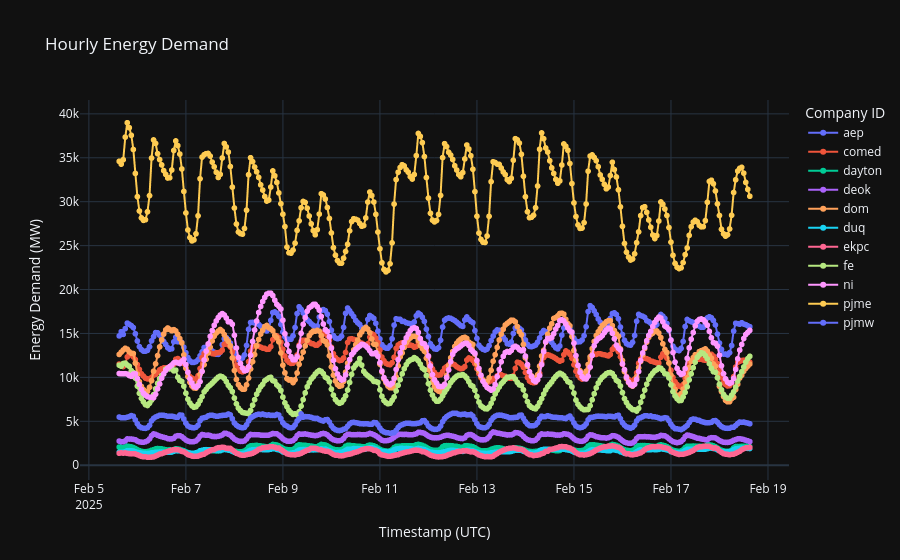

Notebook code for this chart:
### Code cell
# line plot of each company ID's hourly energy demand
fig: Figure = px.line(
    data_frame=df,
    x="timestamp_utc",
    y="energy_demand_mw",
    color="company_id",
    labels={
        "timestamp_utc": "Timestamp (UTC)",
        "energy_demand_mw": "Energy Demand (MW)",
        "company_id": "Company ID"
    },
    markers=True,
    title="Hourly Energy Demand",
    template="plotly_dark"
)
fig.show()

### Figure 1 — Plotly figure (JSON) as saved in the notebook; plotly's stock layout.template omitted (floating-point values rounded to 4 significant figures; data arrays with more than 128 entries replaced by an {"elided": "..."} marker saying what was removed)
{"data": [{"hovertemplate": "Company ID=aep<br>Timestamp (UTC)=%{x}<br>Energy Demand (MW)=%{y}<extra></extra>", "legendgroup": "aep", "line": {"color": "#636efa", "dash": "solid"}, "marker": {"symbol": "circle"}, "mode": "lines+markers", "name": "aep", "showlegend": true, "type": "scattergl", "x": {"elided": "313 str values"}, "xaxis": "x", "y": {"elided": "313 float values"}, "yaxis": "y"}, {"hovertemplate": "Company ID=comed<br>Timestamp (UTC)=%{x}<br>Energy Demand (MW)=%{y}<extra></extra>", "legendgroup": "comed", "line": {"color": "#EF553B", "dash": "solid"}, "marker": {"symbol": "circle"}, "mode": "lines+markers", "name": "comed", "showlegend": true, "type": "scattergl", "x": {"elided": "313 str values"}, "xaxis": "x", "y": {"elided": "313 float values"}, "yaxis": "y"}, {"hovertemplate": "Company ID=dayton<br>Timestamp (UTC)=%{x}<br>Energy Demand (MW)=%{y}<extra></extra>", "legendgroup": "dayton", "line": {"color": "#00cc96", "dash": "solid"}, "marker": {"symbol": "circle"}, "mode": "lines+markers", "name": "dayton", "showlegend": true, "type": "scattergl", "x": {"elided": "313 str values"}, "xaxis": "x", "y": {"elided": "313 float values"}, "yaxis": "y"}, {"hovertemplate": "Company ID=deok<br>Timestamp (UTC)=%{x}<br>Energy Demand (MW)=%{y}<extra></extra>", "legendgroup": "deok", "line": {"color": "#ab63fa", "dash": "solid"}, "marker": {"symbol": "circle"}, "mode": "lines+markers", "name": "deok", "showlegend": true, "type": "scattergl", "x": {"elided": "313 str values"}, "xaxis": "x", "y": {"elided": "313 float values"}, "yaxis": "y"}, {"hovertemplate": "Company ID=dom<br>Timestamp (UTC)=%{x}<br>Energy Demand (MW)=%{y}<extra></extra>", "legendgroup": "dom", "line": {"color": "#FFA15A", "dash": "solid"}, "marker": {"symbol": "circle"}, "mode": "lines+markers", "name": "dom", "showlegend": true, "type": "scattergl", "x": {"elided": "313 str values"}, "xaxis": "x", "y": {"elided": "313 float values"}, "yaxis": "y"}, {"hovertemplate": "Company ID=duq<br>Timestamp (UTC)=%{x}<br>Energy Demand (MW)=%{y}<extra></extra>", "legendgroup": "duq", "line": {"color": "#19d3f3", "dash": "solid"}, "marker": {"symbol": "circle"}, "mode": "lines+markers", "name": "duq", "showlegend": true, "type": "scattergl", "x": {"elided": "313 str values"}, "xaxis": "x", "y": {"elided": "313 float values"}, "yaxis": "y"}, {"hovertemplate": "Company ID=ekpc<br>Timestamp (UTC)=%{x}<br>Energy Demand (MW)=%{y}<extra></extra>", "legendgroup": "ekpc", "line": {"color": "#FF6692", "dash": "solid"}, "marker": {"symbol": "circle"}, "mode": "lines+markers", "name": "ekpc", "showlegend": true, "type": "scattergl", "x": {"elided": "313 str values"}, "xaxis": "x", "y": {"elided": "313 float values"}, "yaxis": "y"}, {"hovertemplate": "Company ID=fe<br>Timestamp (UTC)=%{x}<br>Energy Demand (MW)=%{y}<extra></extra>", "legendgroup": "fe", "line": {"color": "#B6E880", "dash": "solid"}, "marker": {"symbol": "circle"}, "mode": "lines+markers", "name": "fe", "showlegend": true, "type": "scattergl", "x": {"elided": "313 str values"}, "xaxis": "x", "y": {"elided": "313 float values"}, "yaxis": "y"}, {"hovertemplate": "Company ID=ni<br>Timestamp (UTC)=%{x}<br>Energy Demand (MW)=%{y}<extra></extra>", "legendgroup": "ni", "line": {"color": "#FF97FF", "dash": "solid"}, "marker": {"symbol": "circle"}, "mode": "lines+markers", "name": "ni", "showlegend": true, "type": "scattergl", "x": {"elided": "313 str values"}, "xaxis": "x", "y": {"elided": "313 float values"}, "yaxis": "y"}, {"hovertemplate": "Company ID=pjme<br>Timestamp (UTC)=%{x}<br>Energy Demand (MW)=%{y}<extra></extra>", "legendgroup": "pjme", "line": {"color": "#FECB52", "dash": "solid"}, "marker": {"symbol": "circle"}, "mode": "lines+markers", "name": "pjme", "showlegend": true, "type": "scattergl", "x": {"elided": "313 str values"}, "xaxis": "x", "y": {"elided": "313 float values"}, "yaxis": "y"}, {"hovertemplate": "Company ID=pjmw<br>Timestamp (UTC)=%{x}<br>Energy Demand (MW)=%{y}<extra></extra>", "legendgroup": "pjmw", "line": {"color": "#636efa", "dash": "solid"}, "marker": {"symbol": "circle"}, "mode": "lines+markers", "name": "pjmw", "showlegend": true, "type": "scattergl", "x": {"elided": "313 str values"}, "xaxis": "x", "y": {"elided": "313 float values"}, "yaxis": "y"}], "layout": {"legend": {"title": {"text": "Company ID"}, "tracegroupgap": 0}, "title": {"text": "Hourly Energy Demand"}, "xaxis": {"anchor": "y", "domain": [0, 1], "title": {"text": "Timestamp (UTC)"}}, "yaxis": {"anchor": "x", "domain": [0, 1], "title": {"text": "Energy Demand (MW)"}}}}
